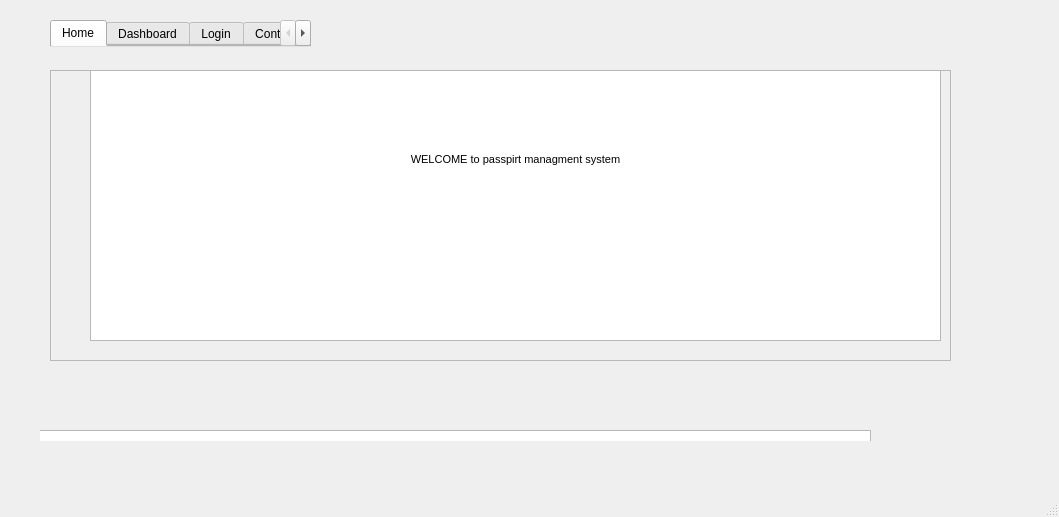
<?xml version="1.0" encoding="UTF-8"?>
<ui version="4.0">
 <class>MainWindow</class>
 <widget class="QMainWindow" name="MainWindow">
  <property name="geometry">
   <rect>
    <x>0</x>
    <y>0</y>
    <width>1059</width>
    <height>517</height>
   </rect>
  </property>
  <property name="windowTitle">
   <string>MainWindow</string>
  </property>
  <widget class="QWidget" name="centralwidget">
   <widget class="QWidget" name="widget" native="true">
    <property name="geometry">
     <rect>
      <x>40</x>
      <y>10</y>
      <width>981</width>
      <height>431</height>
     </rect>
    </property>
    <property name="toolTipDuration">
     <number>0</number>
    </property>
    <property name="layoutDirection">
     <enum>Qt::LeftToRight</enum>
    </property>
    <widget class="QTextBrowser" name="textBrowser">
     <property name="geometry">
      <rect>
       <x>-130</x>
       <y>420</y>
       <width>961</width>
       <height>81</height>
      </rect>
     </property>
    </widget>
    <widget class="QTabWidget" name="tabWidget">
     <property name="geometry">
      <rect>
       <x>10</x>
       <y>10</y>
       <width>261</width>
       <height>27</height>
      </rect>
     </property>
     <property name="maximumSize">
      <size>
       <width>261</width>
       <height>27</height>
      </size>
     </property>
     <property name="toolTipDuration">
      <number>0</number>
     </property>
     <property name="layoutDirection">
      <enum>Qt::LeftToRight</enum>
     </property>
     <property name="tabPosition">
      <enum>QTabWidget::North</enum>
     </property>
     <property name="currentIndex">
      <number>0</number>
     </property>
     <property name="documentMode">
      <bool>false</bool>
     </property>
     <property name="movable">
      <bool>true</bool>
     </property>
     <widget class="QWidget" name="tabWidgetPage1" native="true">
      <attribute name="title">
       <string>Home</string>
      </attribute>
     </widget>
     <widget class="QWidget" name="Dashboard">
      <attribute name="title">
       <string>Dashboard</string>
      </attribute>
     </widget>
     <widget class="QWidget" name="tab_2">
      <attribute name="title">
       <string>Login</string>
      </attribute>
     </widget>
     <widget class="QWidget" name="tabWidgetPage2" native="true">
      <attribute name="title">
       <string>Contact us </string>
      </attribute>
      <widget class="QTabWidget" name="tabWidget_2">
       <property name="geometry">
        <rect>
         <x>0</x>
         <y>0</y>
         <width>261</width>
         <height>27</height>
        </rect>
       </property>
       <property name="maximumSize">
        <size>
         <width>261</width>
         <height>27</height>
        </size>
       </property>
       <property name="toolTipDuration">
        <number>0</number>
       </property>
       <property name="layoutDirection">
        <enum>Qt::LeftToRight</enum>
       </property>
       <property name="tabPosition">
        <enum>QTabWidget::North</enum>
       </property>
       <property name="currentIndex">
        <number>3</number>
       </property>
       <property name="documentMode">
        <bool>false</bool>
       </property>
       <property name="movable">
        <bool>true</bool>
       </property>
       <widget class="QWidget" name="tabWidgetPage1_2">
        <attribute name="title">
         <string>Home</string>
        </attribute>
       </widget>
       <widget class="QWidget" name="Dashboard_2">
        <attribute name="title">
         <string>Dashboard</string>
        </attribute>
       </widget>
       <widget class="QWidget" name="tab_3">
        <attribute name="title">
         <string>Login</string>
        </attribute>
       </widget>
       <widget class="QWidget" name="tabWidgetPage2_2">
        <attribute name="title">
         <string>Contact us </string>
        </attribute>
       </widget>
      </widget>
     </widget>
    </widget>
    <widget class="QFrame" name="frame">
     <property name="geometry">
      <rect>
       <x>10</x>
       <y>60</y>
       <width>901</width>
       <height>291</height>
      </rect>
     </property>
     <property name="whatsThis">
      <string>&lt;html&gt;&lt;head/&gt;&lt;body&gt;&lt;p&gt;WELCOME TO PASSPORT MAANGEMT SYSTE&lt;/p&gt;&lt;/body&gt;&lt;/html&gt;</string>
     </property>
     <property name="frameShape">
      <enum>QFrame::StyledPanel</enum>
     </property>
     <property name="frameShadow">
      <enum>QFrame::Raised</enum>
     </property>
     <widget class="QWidget" name="horizontalLayoutWidget">
      <property name="geometry">
       <rect>
        <x>40</x>
        <y>0</y>
        <width>851</width>
        <height>271</height>
       </rect>
      </property>
      <layout class="QHBoxLayout" name="horizontalLayout">
       <item>
        <widget class="QTextBrowser" name="textBrowser_2">
         <property name="styleSheet">
          <string notr="true">font: 11pt &quot;MS Shell Dlg 2&quot;;</string>
         </property>
         <property name="html">
          <string>&lt;!DOCTYPE HTML PUBLIC &quot;-//W3C//DTD HTML 4.0//EN&quot; &quot;http://www.w3.org/TR/REC-html40/strict.dtd&quot;&gt;
&lt;html&gt;&lt;head&gt;&lt;meta name=&quot;qrichtext&quot; content=&quot;1&quot; /&gt;&lt;style type=&quot;text/css&quot;&gt;
p, li { white-space: pre-wrap; }
&lt;/style&gt;&lt;/head&gt;&lt;body style=&quot; font-family:'MS Shell Dlg 2'; font-size:11pt; font-weight:400; font-style:normal;&quot;&gt;
&lt;p align=&quot;center&quot; style=&quot;-qt-paragraph-type:empty; margin-top:0px; margin-bottom:0px; margin-left:0px; margin-right:0px; -qt-block-indent:0; text-indent:0px; font-size:8.25pt;&quot;&gt;&lt;br /&gt;&lt;/p&gt;
&lt;p align=&quot;center&quot; style=&quot;-qt-paragraph-type:empty; margin-top:0px; margin-bottom:0px; margin-left:0px; margin-right:0px; -qt-block-indent:0; text-indent:0px; font-size:8.25pt;&quot;&gt;&lt;br /&gt;&lt;/p&gt;
&lt;p align=&quot;center&quot; style=&quot;-qt-paragraph-type:empty; margin-top:0px; margin-bottom:0px; margin-left:0px; margin-right:0px; -qt-block-indent:0; text-indent:0px; font-size:8.25pt;&quot;&gt;&lt;br /&gt;&lt;/p&gt;
&lt;p align=&quot;center&quot; style=&quot;-qt-paragraph-type:empty; margin-top:0px; margin-bottom:0px; margin-left:0px; margin-right:0px; -qt-block-indent:0; text-indent:0px; font-size:8.25pt;&quot;&gt;&lt;br /&gt;&lt;/p&gt;
&lt;p align=&quot;center&quot; style=&quot;-qt-paragraph-type:empty; margin-top:0px; margin-bottom:0px; margin-left:0px; margin-right:0px; -qt-block-indent:0; text-indent:0px; font-size:8.25pt;&quot;&gt;&lt;br /&gt;&lt;/p&gt;
&lt;p align=&quot;center&quot; style=&quot;-qt-paragraph-type:empty; margin-top:0px; margin-bottom:0px; margin-left:0px; margin-right:0px; -qt-block-indent:0; text-indent:0px; font-size:8.25pt;&quot;&gt;&lt;br /&gt;&lt;/p&gt;
&lt;p align=&quot;center&quot; style=&quot; margin-top:0px; margin-bottom:0px; margin-left:0px; margin-right:0px; -qt-block-indent:0; text-indent:0px;&quot;&gt;&lt;span style=&quot; font-size:8.25pt;&quot;&gt;WELCOME to passpirt managment system&lt;/span&gt;&lt;/p&gt;&lt;/body&gt;&lt;/html&gt;</string>
         </property>
        </widget>
       </item>
      </layout>
     </widget>
    </widget>
   </widget>
  </widget>
  <widget class="QMenuBar" name="menubar">
   <property name="geometry">
    <rect>
     <x>0</x>
     <y>0</y>
     <width>1059</width>
     <height>21</height>
    </rect>
   </property>
  </widget>
  <widget class="QStatusBar" name="statusbar"/>
 </widget>
 <resources/>
 <connections/>
</ui>
